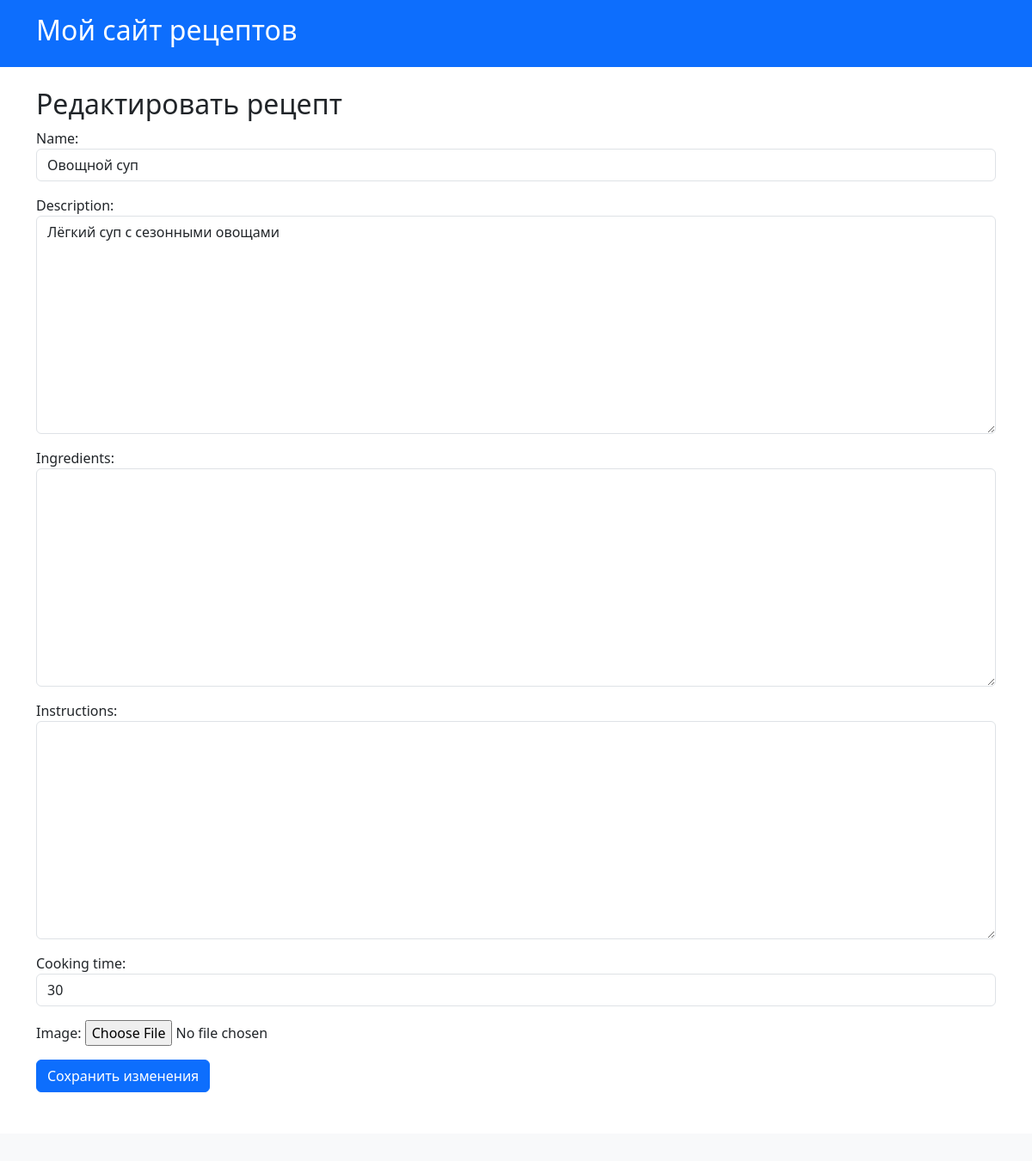
Page /recipes/2/edit/ (signed in) on the earlier database version.
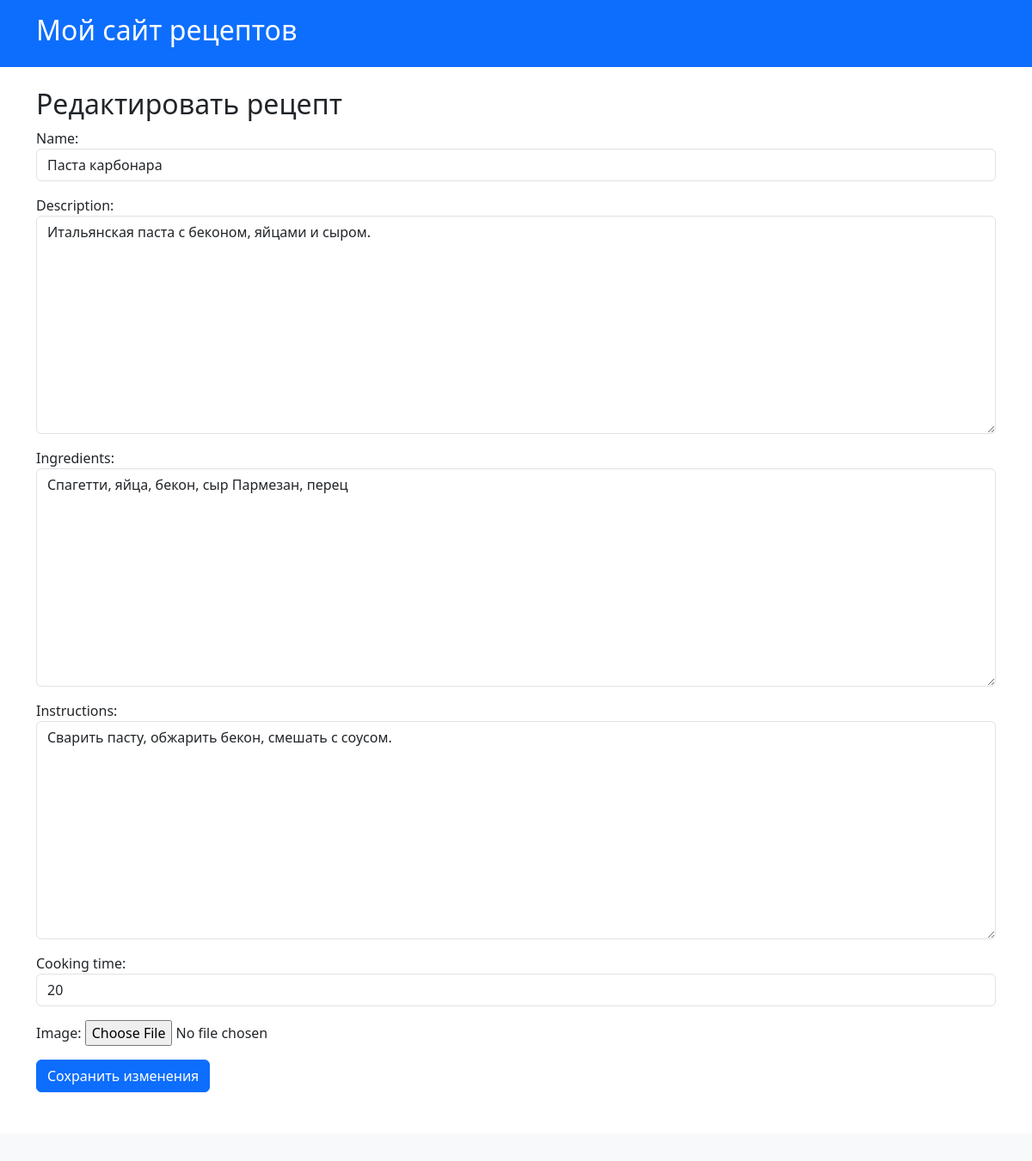
Same page on the later database version.
### recipe_app/models.py (models this page shows, shortened)
class Recipe(models.Model):
    name = models.CharField(max_length=100)
    description = models.TextField()
    ingredients = models.TextField(blank=True)  # Новый блок
    instructions = models.TextField(blank=True)  # Новый блок
    cooking_time = models.IntegerField()  # в минутах
    image = models.ImageField(upload_to='recipes/', blank=True, null=True)
    archived = models.BooleanField(default=False)
    created_at = models.DateTimeField(auto_now_add=True)
    author = models.ForeignKey(User, on_delete=models.CASCADE, related_name="recipes")
    likes = models.ManyToManyField(User, related_name='liked_recipes', blank=True)
    def short_description(self):
        return self.description[:50] + '...' if len(self.description) > 50 else self.description
    short_description.short_description = "Краткое описание"
    class Meta:
        ordering = ['-created_at']  # по убыванию даты создания
        verbose_name = "Рецепт"
        verbose_name_plural = "Рецепты"

### recipe_app/views.py (the view, shortened to what this page needs)
# urls.py: path('recipes/<int:pk>/edit/', RecipeUpdateView.as_view(), name='update_recipe'),# /groups/
class RecipeUpdateView(LoginRequiredMixin, UpdateView):
    model = Recipe
    form_class = RecipeForm
    template_name = 'recipe_app/update_recipe.html'
    def get_queryset(self):
        return Recipe.objects.filter(author=self.request.user)

### recipe_app/forms.py
class RecipeForm(forms.ModelForm):
    class Meta:
        model = Recipe
        fields = ['name', 'description', 'ingredients', 'instructions', 'cooking_time', 'image']
        widgets = {
            'name': forms.TextInput(attrs={'class': 'form-control'}),
            'description': forms.Textarea(attrs={'class': 'form-control'}),
            'ingredients': forms.Textarea(attrs={'class': 'form-control'}),
            'instructions': forms.Textarea(attrs={'class': 'form-control'}),
            'cooking_time': forms.NumberInput(attrs={'class': 'form-control'}),
        }

### recipe_app/templates/recipe_app/update_recipe.html (shortened to what this page needs)
{% extends "recipe_app/base.html" %}
{% block content %}
  <h2>Редактировать рецепт</h2>
  <form method="post" enctype="multipart/form-data">
    {{ form.as_p }}
    <button type="submit" class="btn btn-primary">Сохранить изменения</button>
  </form>
{% endblock %}

### recipe_app/templates/recipe_app/base.html (shortened to what this page needs)
<!DOCTYPE html>
<html lang="ru">
<head>
    <link href="https://cdn.jsdelivr.net/npm/bootstrap@5.3.3/dist/css/bootstrap.min.css" rel="stylesheet"
>
</head>
<body>
<header class="bg-primary text-white py-3 mb-4">
    <div class="container">
        <h1 class="h2">Мой сайт рецептов</h1>
    </div>
</header>
<main class="container">
    {% block content %}{% endblock %}
</main>
<footer class="text-center mt-5 py-3 bg-light text-muted">
</footer>
</body>
</html>

Differences in the rows shown:
changed Recipe: name "Овощной суп" → "Паста карбонара"; description "Лёгкий суп с сезонными овощами" → "Итальянская паста с беконом, яйцами и сыром."; ingredients (not shown) → "Спагетти, яйца, бекон, сыр Пармезан, перец"; instructions (not shown) → "Сварить пасту, обжарить бекон, смешать с соусом."; cooking_time "30" → "20"
